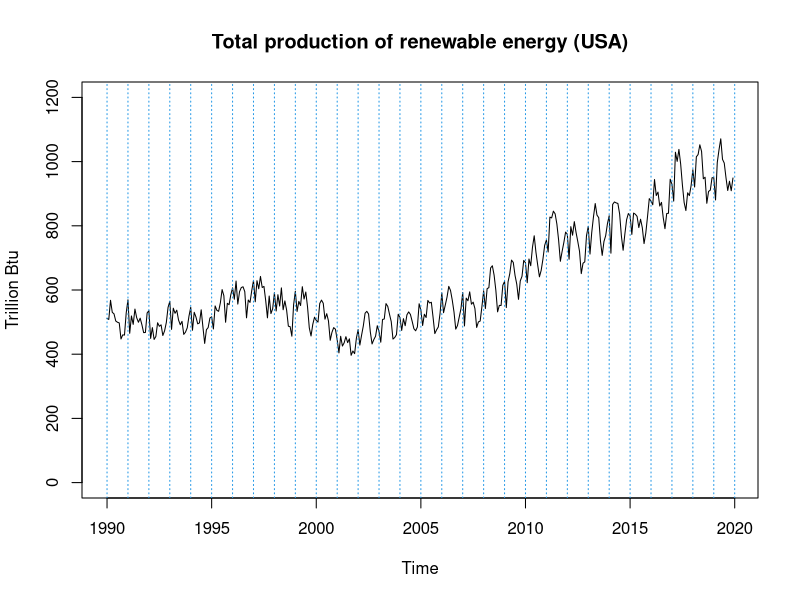
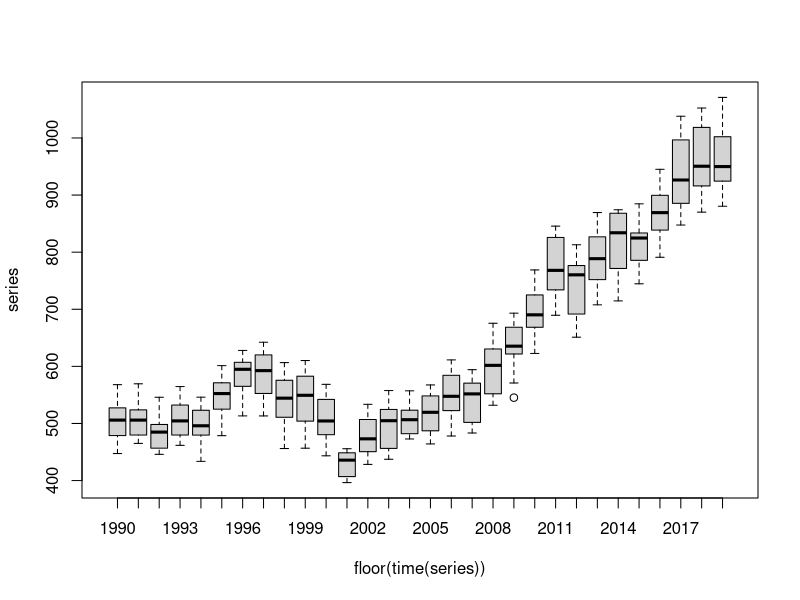
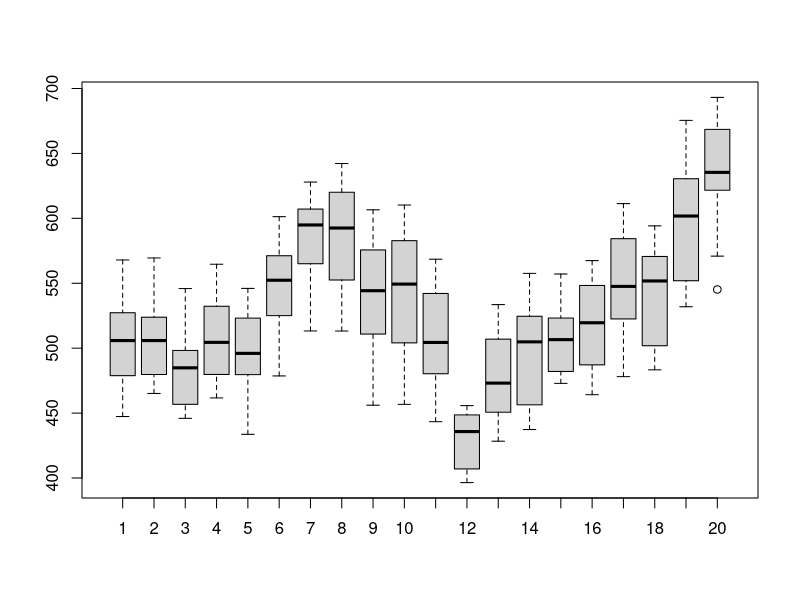
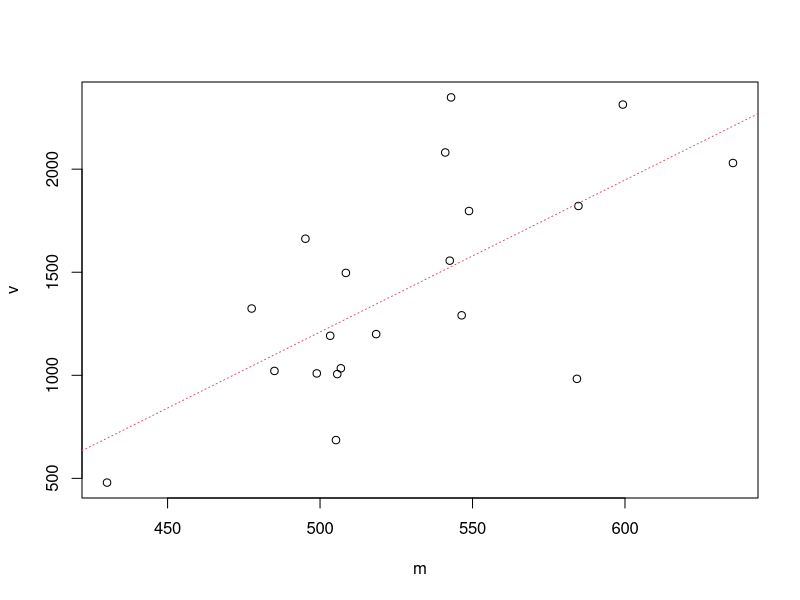
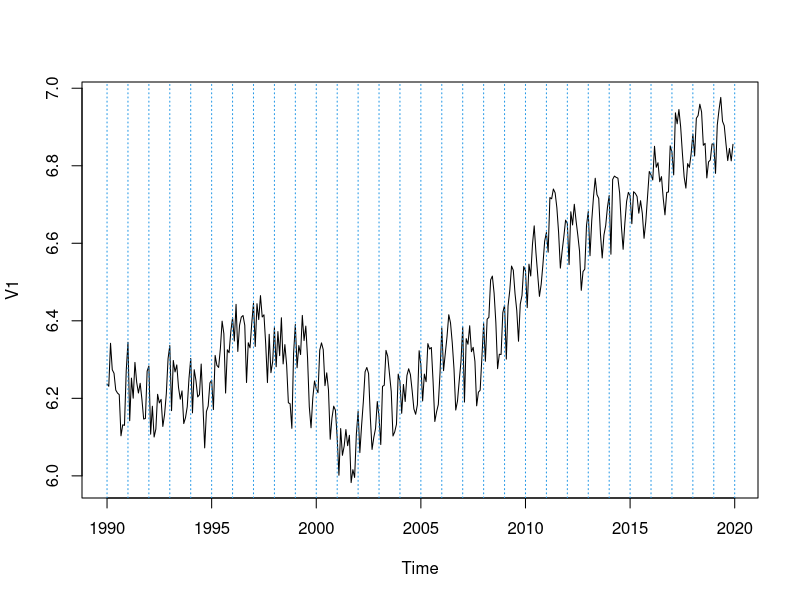
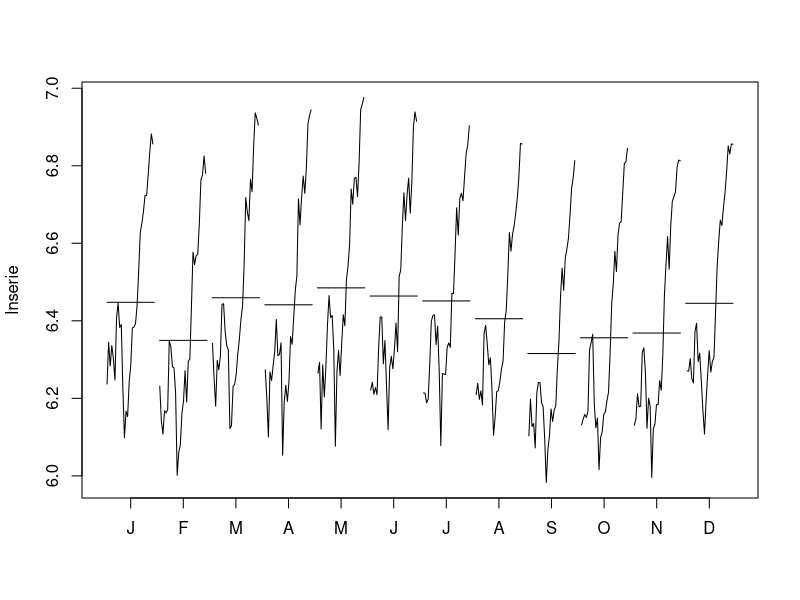
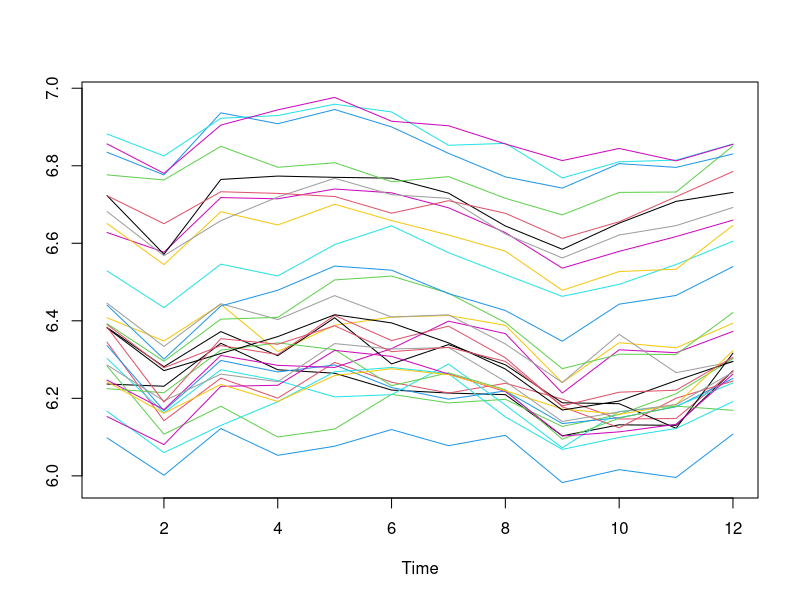
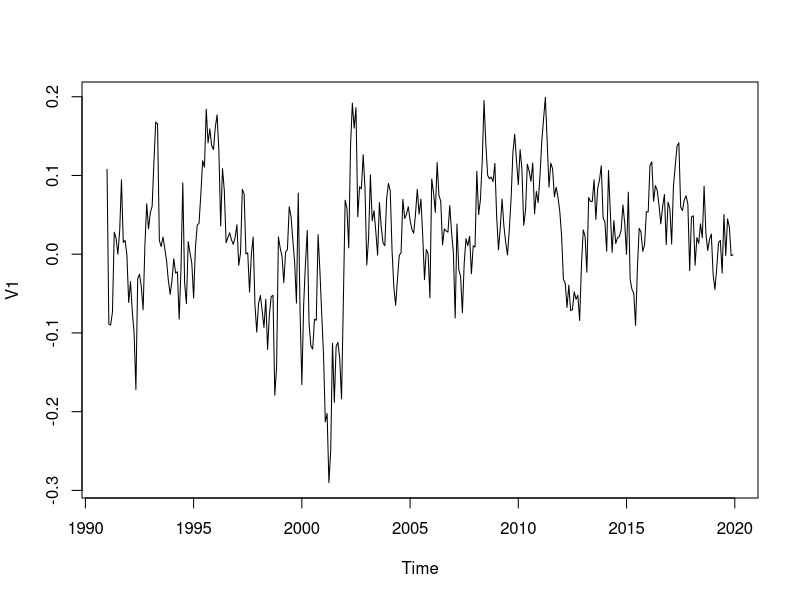

Recreate these plots in R, in order.
## ---- chunk 1
rm(list=ls())
#setwd("~/Documents/ASM/Project")
## ---- chunk 2
series = window(ts(read.table("data/RenewUSA.dat", header=F),start=1990,freq=12))
series
## ---- chunk 3
plot(series,main="Total production of renewable energy (USA)", ylab='Trillion Btu', ylim=c(0,1200))
abline(v=1990:2020,col=4,lty=3)
## ---- chunk 4
boxplot(series~floor(time(series))) 
## ---- chunk 5
#boxplot for periods of 12 observations = 1 year
groupedserie <- matrix(series[1:(20*12)], ncol = 20) #boxplot of each year
boxplot(groupedserie)
## ---- chunk 6
# groupedserie : serie with periods (periods of 12 months = 1 year)
m<-apply(groupedserie,2,mean)
v<-apply(groupedserie,2,var)
plot(v~m)
abline(lm(v~m),col=2,lty=3) #col: color of line, lty:type of line
# for mean vs variance (v = s^2) -> there is an increasing
# ===> THE VARIANCE IS NOT CONSTANT --> we have to take logarithmic
## ---- chunk 7
groupedserie
## ---- chunk 8
# now, we apply the logarithmic to "series"
lnserie=log(series)
plot(lnserie)
abline(v=1990:2020,col=4,lty=3)
abline(h=0)
## ---- chunk 9
monthplot(lnserie)
#there is a seasonal pattern
## ---- chunk 10
ts.plot(matrix(lnserie,nrow=12),col=1:8)
#most of them are in parallel -> so there is a seasonal pattern
## ---- chunk 11
d12lnserie <- diff(lnserie, lag=12)
plot(d12lnserie)
#12 because it's 12 months data in a year
## ---- chunk 12
monthplot(d12lnserie) #no more seasonal pattern
## ---- chunk 13
ts.plot(matrix(d12lnserie,nrow=12),col=1:8)
#no more seasonal pattern (not in parallel)
## ---- chunk 14
plot(d12lnserie)
abline(h=0)
abline(h=mean(d12lnserie),col=2)
#constant mean = yes
# this mean in 0? no
## ---- chunk 15
mean(d12lnserie)
## ---- chunk 16
d1d12lnserie = diff(d12lnserie)
plot(d1d12lnserie)
abline(h=0)
abline(h=mean(d1d12lnserie), col=2)
## ---- chunk 17
mean(d1d12lnserie) 
#mean different from 0  --> differentation
## ---- chunk 18
var(d12lnserie) #d=0
var(d1d12lnserie) #d=1 **************
var(diff(d1d12lnserie)) #d=2

## ---- chunk 19
# now we work only with d1d12lnserie
par(mfrow=c(1,2))
acf(d1d12lnserie, ylim=c(-1,1), lag.max = 72,col=c(2,rep(1,11)),lwd=2)
pacf(d1d12lnserie, ylim=c(-1,1), lag.max = 72,col=c(rep(1,11),2),lwd=2)
par(mfrow=c(1,1))

#SEASONAL: red lines
#REGULAR: black lines
## ---- chunk 20
# ARIMA(0,1,2)(0,1,1)_12
(mod1 <- arima(lnserie, order=c(0,1,2), seasonal=list(order=c(0,1,1),period = 12)))
                  #REGULAR PART:MA(2)     #SEASONAL PART:MA(1)_12     #PERIOD FOR THE SEASONAL PART       
## ---- chunk 21
# checking the residuals: Z_t
# we need all the flags lying inside the band: Z_t ~ WN(0, (SIGMA_z)^2 )
par(mfrow=c(1,2))
acf(resid(mod1), ylim=c(-1,1), lag.max = 72,col=c(2,rep(1,11)),lwd=2)
pacf(resid(mod1), ylim=c(-1,1), lag.max = 72,col=c(rep(1,11),2),lwd=2)
par(mfrow=c(1,1))
## ---- chunk 22
par(mfrow=c(1,1))
tsdiag(mod1,gof=72)
## ---- chunk 23
# ARIMA(0,1,2)(4,1,0)_12
(mod2 <- arima(lnserie, order=c(0,1,2), seasonal=list(order=c(4,1,0),period = 12)))
                  #REGULAR PART:MA(2)     #SEASONAL PART:AR(4)_12     #PERIOD FOR THE SEASONAL PART       
## ---- chunk 24
# checking the residuals: Z_t
# we need all the flags lying inside the band: Z_t ~ WN(0, (SIGMA_z)^2 )
par(mfrow=c(1,2))
acf(resid(mod2), ylim=c(-1,1), lag.max = 72,col=c(2,rep(1,11)),lwd=2)
pacf(resid(mod2), ylim=c(-1,1), lag.max = 72,col=c(rep(1,11),2),lwd=2)
par(mfrow=c(1,1))
## ---- chunk 25
# ARIMA(0,1,2)(1,1,1)_12
(mod3 <- arima(lnserie, order=c(0,1,2), seasonal=list(order=c(1,1,1),period = 12)))
                  #REGULAR PART:MA(2)     #SEASONAL PART:ARMA(1,1)_12     #PERIOD FOR THE SEASONAL PART       
## ---- chunk 26
# checking the residuals: Z_t
# we need all the flags lying inside the band: Z_t ~ WN(0, (SIGMA_z)^2 )
par(mfrow=c(1,2))
acf(resid(mod3), ylim=c(-1,1), lag.max = 72,col=c(2,rep(1,11)),lwd=2)
pacf(resid(mod3), ylim=c(-1,1), lag.max = 72,col=c(rep(1,11),2),lwd=2)
par(mfrow=c(1,1))
## ---- chunk 27
#################Validation#################################
validation=function(model){
  s=frequency(get(model$series))
  resid=model$residuals
  par(mfrow=c(2,2),mar=c(3,3,3,3))
  #Residuals plot
  plot(resid,main="Residuals")
  abline(h=0)
  abline(h=c(-3*sd(resid),3*sd(resid)),lty=3,col=4)
  #Square Root of absolute values of residuals (Homocedasticity)
  scatter.smooth(sqrt(abs(resid)),main="Square Root of Absolute residuals",
                 lpars=list(col=2))
  
  #Normal plot of residuals
  qqnorm(resid)
  qqline(resid,col=2,lwd=2)
  
  ##Histogram of residuals with normal curve
  hist(resid,breaks=20,freq=FALSE)
  curve(dnorm(x,mean=mean(resid),sd=sd(resid)),col=2,add=T)
  
  
  #ACF & PACF of residuals
  par(mfrow=c(1,2))
  acf(resid,ylim=c(-1,1),lag.max=60,col=c(2,rep(1,s-1)),lwd=1)
  pacf(resid,ylim=c(-1,1),lag.max=60,col=c(rep(1,s-1),2),lwd=1)
  par(mfrow=c(1,1))
  
  #Ljung-Box p-values
  par(mar=c(2,2,1,1))
  tsdiag(model,gof.lag=7*s)
  cat("\n--------------------------------------------------------------------\n")
  print(model)
  
  #Stationary and Invertible
  cat("\nModul of AR Characteristic polynomial Roots: ", 
      Mod(polyroot(c(1,-model$model$phi))),"\n")
  cat("\nModul of MA Characteristic polynomial Roots: ",
      Mod(polyroot(c(1,model$model$theta))),"\n")
  
  suppressMessages(require(forecast,quietly=TRUE,warn.conflicts=FALSE))
  plot(model)
  
  #Model expressed as an MA infinity (psi-weights)
  psis=ARMAtoMA(ar=model$model$phi,ma=model$model$theta,lag.max=36)
  names(psis)=paste("psi",1:36)
  cat("\nPsi-weights (MA(inf))\n")
  cat("\n--------------------\n")
  print(psis[1:24])
  
  #Model expressed as an AR infinity (pi-weights)
  pis=-ARMAtoMA(ar=-model$model$theta,ma=-model$model$phi,lag.max=36)
  names(pis)=paste("pi",1:36)
  cat("\nPi-weights (AR(inf))\n")
  cat("\n--------------------\n")
  print(pis[1:24])
   
  cat("\nDescriptive Statistics for the Residuals\n")
  cat("\n----------------------------------------\n") 
  
  suppressMessages(require(fBasics,quietly=TRUE,warn.conflicts=FALSE))
  ##Anderson-Darling test
  print(basicStats(resid))
  
  ## Add here complementary tests (use with caution!)
  ##---------------------------------------------------------
  cat("\nNormality Tests\n")
  cat("\n--------------------\n")
 
  ##Shapiro-Wilks Normality test
  print(shapiro.test(resid))

  suppressMessages(require(nortest,quietly=TRUE,warn.conflicts=FALSE))
  ##Anderson-Darling test
  print(ad.test(resid))
  
  suppressMessages(require(tseries,quietly=TRUE,warn.conflicts=FALSE))
  ##Jarque-Bera test
  print(jarque.bera.test(resid))
  
  cat("\nHomoscedasticity Test\n")
  cat("\n--------------------\n")
  suppressMessages(require(lmtest,quietly=TRUE,warn.conflicts=FALSE))
  ##Breusch-Pagan test
  obs=get(model$series)
  print(bptest(resid~I(obs-resid)))
  
  cat("\nIndependence Tests\n")
  cat("\n--------------------\n")
  
  ##Durbin-Watson test
  print(dwtest(resid~I(1:length(resid))))
  
  ##Ljung-Box test
  cat("\nLjung-Box test\n")
  print(t(apply(matrix(c(1:4,(1:4)*s)),1,function(el) {
    te=Box.test(resid,type="Ljung-Box",lag=el)
    c(lag=(te$parameter),statistic=te$statistic[[1]],p.value=te$p.value)})))
  
}
################# Fi Validation #################################
